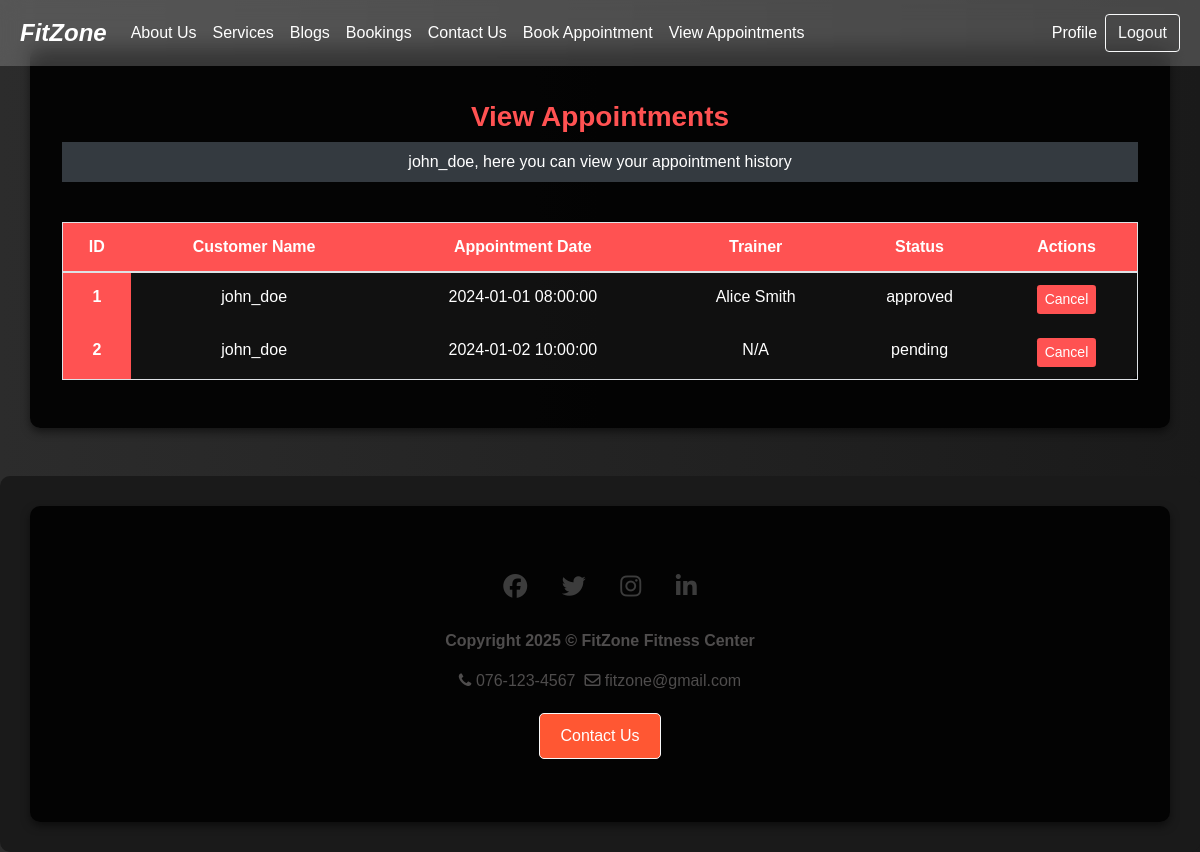
/view_appointments.php (signed in), run on the app's committed database.
### tables this page shows
CREATE TABLE IF NOT EXISTS appointments (
    appointment_id INT AUTO_INCREMENT PRIMARY KEY,
    user_id INT NOT NULL,
    customer_name VARCHAR(255) NOT NULL,
    service_type ENUM('personal_training', 'group_class', 'nutrition_counseling') NOT NULL,
    class_id INT,
    trainer_id INT,
    appointment_date DATETIME NOT NULL,
    status ENUM('pending', 'approved', 'rejected') DEFAULT 'pending',
    FOREIGN KEY (user_id) REFERENCES users(user_id)
        ON DELETE CASCADE
        ON UPDATE CASCADE,
    FOREIGN KEY (class_id) REFERENCES fitness_classes(class_id)
        ON DELETE SET NULL
        ON UPDATE CASCADE,
    FOREIGN KEY (trainer_id) REFERENCES trainers(trainer_id)
        ON DELETE SET NULL
        ON UPDATE CASCADE,
    created_at TIMESTAMP DEFAULT CURRENT_TIMESTAMP
);

CREATE TABLE IF NOT EXISTS users (
    user_id INT AUTO_INCREMENT PRIMARY KEY,
    username VARCHAR(50) NOT NULL UNIQUE,
    password_hash VARCHAR(255) NOT NULL,
    email VARCHAR(100) NOT NULL UNIQUE,
    phone_number VARCHAR(15),
    role ENUM('customer', 'staff', 'admin') NOT NULL DEFAULT 'customer',
    age INT NULL,
    address VARCHAR(255) NULL,
    height DECIMAL(5, 2) NULL,
    weight DECIMAL(5, 2) NULL,
    guardian_name VARCHAR(255) NULL,
    fullname VARCHAR(255) NULL,
    image_url VARCHAR(255) NULL,
    subscription ENUM('basic', 'standard', 'premium') NULL,
    created_at TIMESTAMP DEFAULT CURRENT_TIMESTAMP
);

CREATE TABLE IF NOT EXISTS trainers (
    trainer_id INT AUTO_INCREMENT PRIMARY KEY,
    trainer_name VARCHAR(255) NOT NULL,
    phone_number VARCHAR(15) NOT NULL,
    specialty VARCHAR(255),
    certification_details TEXT,
    pricing_packages TEXT,
    image_url VARCHAR(255),
    created_at TIMESTAMP DEFAULT CURRENT_TIMESTAMP
);

### includes/view.appointments.inc.php (called while the page is built, shortened)
<?php
require 'includes/dbh.inc.php';
function fetchAppointments($user_id, $role) {
    global $conn;
    if ($role === 'admin' || $role === 'staff') {
        $sql = "
            SELECT
                a.appointment_id,
                u.username AS customer_name,
                a.appointment_date,
                a.status,
                t.trainer_name AS trainer_name
            FROM appointments a
            LEFT JOIN users u ON a.user_id = u.user_id
            LEFT JOIN trainers t ON a.class_id = t.trainer_id
        ";
        $stmt = $conn->prepare($sql);
    } else {
        $sql = "
            SELECT
                a.appointment_id,
                u.username AS customer_name,
                a.appointment_date,
                a.status,
                t.trainer_name AS trainer_name
            FROM appointments a
            LEFT JOIN users u ON a.user_id = u.user_id
            LEFT JOIN trainers t ON a.class_id = t.trainer_id
            WHERE a.user_id = ?
        ";
        $stmt = $conn->prepare($sql);
        $stmt->bind_param("i", $user_id);
    }
    $stmt->execute();
    $result = $stmt->get_result();
    $appointments = $result->fetch_all(MYSQLI_ASSOC);
    return $appointments;
}
?>

### view_appointments.php (the view, shortened to what this page needs)
<?php
require "header.php";
require 'includes/view.appointments.inc.php';
?>
<div class="container my-5">
    <h3 class="text-center">View Appointments</h3>
    <?php
    if (isset($_SESSION['user_id'])) {
        echo '<p class="text-center bg-dark p-2">' . htmlspecialchars($_SESSION['username']) . ', here you can view your appointment history</p><br>';
        $appointments = fetchAppointments($_SESSION['user_id'], $_SESSION['role']);
        if (!empty($appointments)) {
            echo '
                <table class="table table-hover table-bordered text-center">
                    <thead>
                        <tr>
                            <th scope="col">ID</th>
                            <th scope="col">Customer Name</th>
                            <th scope="col">Appointment Date</th>
                            <th scope="col">Trainer</th>
                            <th scope="col">Status</th>
                            <th scope="col" class="table-danger">Actions</th>
                        </tr>
                    </thead>
                    <tbody>';
            foreach ($appointments as $appointment) {
                echo "
                        <tr>
                            <form action='' method='POST'>
                                <input name='id' type='hidden' value='" . htmlspecialchars($appointment["appointment_id"]) . "'>
                                <th scope='row'>" . htmlspecialchars($appointment["appointment_id"]) . "</th>
                                <td>" . htmlspecialchars($appointment["customer_name"]) . "</td>
                                <td>" . htmlspecialchars($appointment["appointment_date"]) . "</td>
                                <td>" . htmlspecialchars($appointment["trainer_name"] ?: 'N/A') . "</td>
                                <td>" . htmlspecialchars($appointment["status"]) . "</td>
                                <td><button type='submit' name='delete-submit' class='btn btn-danger btn-sm'>Cancel</button></td>
                            </form>
                        </tr>";
            }
            echo '
                    </tbody>
                </table>';
        } else {
            echo '<p class="alert alert-danger text-center">No appointments found!</p>';
        }
    } else {
        echo '<p class="text-center text-danger"><br>You are currently not logged in!<br></p>
              <p class="text-center">Please log in to view your appointments.<br><br></p>';
    }
    ?>
</div>
<?php
require "footer.php";
?>

### css/style.css (style rules this page uses)
* { margin: 0; padding: 0; box-sizing: border-box; font-family: 'Arial', sans-serif; }
body { overflow-y: scroll; overflow-x: hidden; background: linear-gradient(to bottom, #333, #6e6e6e); }
h3 { text-shadow: 2px 1px rgba(0, 0, 0, 0.5); }
.text-center { text-align: center; }

### header.php (style rules this page uses)
body { background: linear-gradient(to right, #2c2c2c, #1a1a1a); color: white; font-family: 'Arial', sans-serif; }

### view_appointments.php (style rules this page uses)
body { background: linear-gradient(to right, #2c2c2c, #1a1a1a); color: white; }
.container { background: rgba(0, 0, 0, 0.9); padding: 2rem; border-radius: 10px; box-shadow: 0 4px 8px rgba(0, 0, 0, 0.5); }
h3 { font-weight: bold; color: #ff5252; margin-top: 20px; }
.table { background: rgba(255, 255, 255, 0.05); border-radius: 10px; color: white; }
.table th { background-color: #ff5252; color: white; border: none; }
.table td { border: none; }
.btn-danger { background-color: #ff5252; border: none; }

### data on the page
appointments: appointment_id "1", user.username "john_doe", appointment_date "2024-01-01 08:00:00", trainers.trainer_name "Alice Smith", status "approved"
appointments: appointment_id "2", user.username "john_doe", appointment_date "2024-01-02 10:00:00", trainer_name "N/A", status "pending"

### other printed values
$_SESSION['username'] "john_doe"
